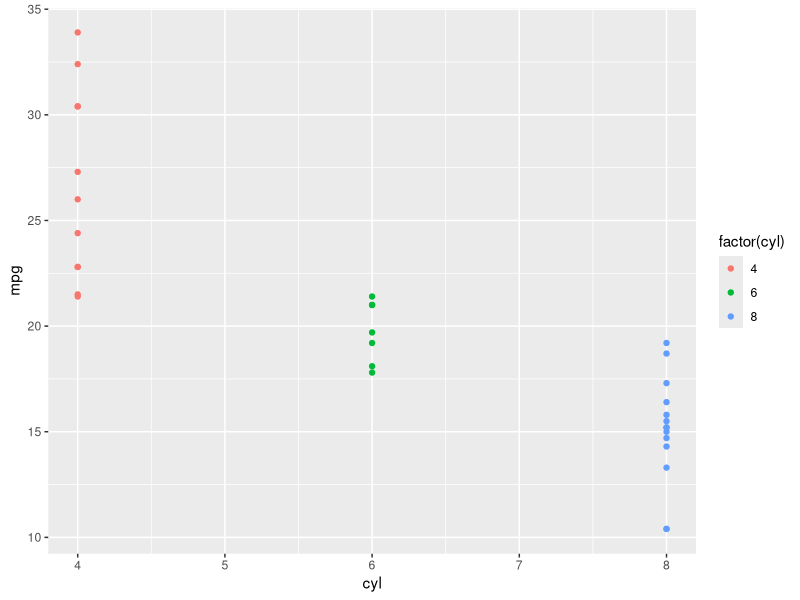

The R script that drew this image:
##--------summarize_group_Cases_Manipulate_Cases-----
library(dplyr)
library(ggplot2)
df  = data.frame(mtcars)
df
# summarize function
df %>%  summarize(avg = mean(mpg))
# summarize all columns and print
df %>% count(cyl) #  will tel you the unique values
df %>% count(cyl, gear) # will tell you the unique values of cyl and gear
df %>% count(cyl, gear, wt) # will tell you the unique values of cyl, gear and wt 
df %>% count(cyl, gear, wt, mpg) # will tell you the unique values of cyl, gear, wt and mpg
# group by and summarize
df %>%  
  group_by(cyl) %>% 
  summarize(avg = mean(mpg))
# group by and summarize
df %>%  
  group_by(cyl, gear) %>% 
  summarize(avg = mean(mpg))
# group by and summarize
gp_mtcar <- df %>% group_by(cyl)
gp_mtcar
# plot the data
gp_mtcar %>% 
  ggplot(aes(x = cyl, y = mpg)) + 
  # color by cyl
  geom_point(aes(color = factor(cyl)))
# manipulate Cases
# filter, distinct, slice, arrange, slicce_sample, slice_min, slice_head
df %>% filter(mpg > 30) # filter the data
df %>% filter(mpg > 30, cyl == 4) # filter the data
df %>% filter(mpg > 30, cyl == 4) %>% 
  distinct() # filter the data and get distinct values
df %>% filter(mpg > 30, cyl == 4) %>% 
  distinct(cyl) # filter the data and get distinct values
df %>% filter(mpg > 30, cyl == 4) %>% 
  distinct(cyl, gear) # filter the data and get distinct values
df %>% filter(mpg > 30, cyl == 4) %>% 
  distinct(cyl, gear, wt) # filter the data and get distinct values
df %>% filter(mpg > 30, cyl == 4) %>% 
  distinct(cyl, gear, wt, mpg) # filter the data and get distinct values
df %>% filter(mpg > 30, cyl == 4) %>% 
  distinct(cyl, gear, wt, mpg) %>% 
  slice(1:5) # filter the data and get distinct values and slice the data
df %>% filter(mpg > 30, cyl == 4) %>% 
  distinct(cyl, gear, wt, mpg) %>% 
  slice(1:5) %>% 
  arrange(mpg) # filter the data and get distinct values and slice the data and arrange the data
# slice_sample
df %>% slice_sample(n = 5, replace = TRUE) # slice the data randomly)
# slice_min
df %>% slice_min(mpg, n = 5) # slice the data with minimum values
# slice_head
df %>% slice_tail(n=15) # slice the data with head values
?base::Logic
# logic operator table
y <- 1 + (x <- stats::rpois(50, lambda = 1.5) / 4 - 1)
x[(x > 0) & (x < 1)]    # all x values between 0 and 1
if (any(x == 0) || any(y == 0)) "zero encountered"

## construct truth tables :

x <- c(NA, FALSE, TRUE)
names(x) <- as.character(x)
outer(x, x, `&`) ## AND table
outer(x, x, `|`) ## OR  table
outer(x, x, `xor`) ## XOR table
outer(x, x, `==`) ## EQ  table
outer(x, x, `!=`) ## NEQ table


##--------Manipulate_variables_-----
